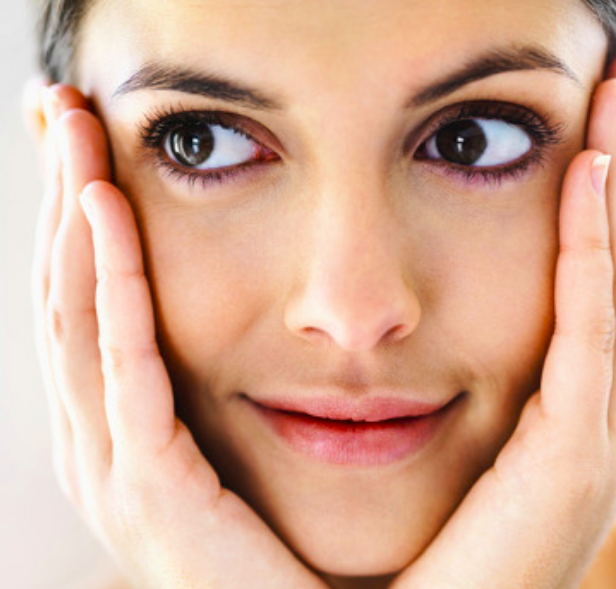
//> input picture study/cv/testCV/faceMark/left_flow.png, 616 x 589 px, given in place of the camera
$ ./pupil_test   (built with g++ and OpenCV 4)
//> lines starting //> are read from the running program, lines starting //| are printed output that depends on the picture; after the words box and inside, x2 and y2 are one past the last pixel; in counts of white or black regions, pixels touching at a corner belong together
//face-eye detect
#include "opencv2/objdetect.hpp"
#include "opencv2/highgui.hpp"
#include "opencv2/imgproc.hpp"


//c++
#include <iostream>
#include <cstdio>
#include <vector>
#include <algorithm>
#include <cmath>

using namespace std;
using namespace cv;

/* Module_1_facial feature detection */
static void detectFaces(Mat&, vector<Rect_<int> >&, string);
static void detectEyes(Mat&, vector<Rect_<int> >&, string);
static int detectEyes2(Mat& im, Mat& tpl, Rect& rect);
static void trackEyes(Mat& img, Mat& tpl, Rect& rect);
static void drawFaceNEyes(Mat& img, const vector<Rect_<int> > faces, string eye_cascade);

CascadeClassifier face_cascade;
CascadeClassifier eye_cascade;

int main(int argc, char** argv)
{
    face_cascade.load("/usr/local/share/opencv4/haarcascades/haarcascade_frontalface_alt2.xml");
    eye_cascade.load("/usr/local/share/opencv4/haarcascades/haarcascade_eye.xml");
    // Check if everything is ok
	   if (face_cascade.empty() || eye_cascade.empty()) {
        cout << "File missing" << endl;
		    return 1;
      }
      VideoCapture cap(0);
      Mat src;
      // Set video to 320x240
      // cap.set(3, 630);
      // cap.set(4, 540);
      while (cap.read(src)) {
//> src is the input picture: 589 rows x 616 cols, CV_8UC3; mean B, G, R 148.3, 171, 214.7
          // Invert the source image and convert to grayscale
        	Mat gray;
        	cvtColor(~src, gray, COLOR_BGR2GRAY);
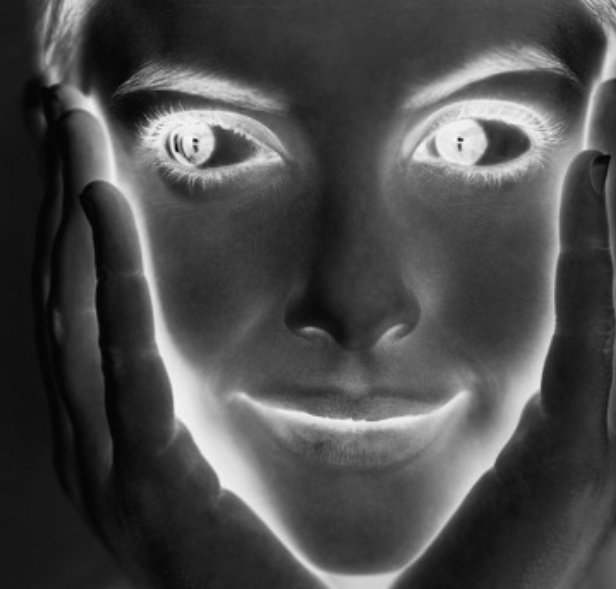
//> gray: 589 rows x 616 cols, CV_8UC1; min 2, max 250, mean 73.5

        	// Convert to binary image by thresholding it
        	threshold(gray, gray, 220, 255, cv::THRESH_BINARY);
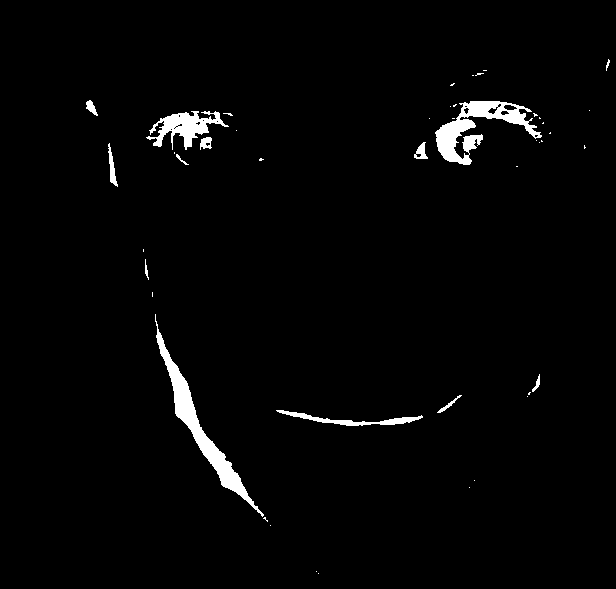
//> gray: 589 rows x 616 cols, CV_8UC1; 2.1% white; 45 white regions (32 under 20 px)

        	// Find all contours (외곽선의 점들을 뽑아냄)
        	vector<std::vector<cv::Point> > contours;
        	findContours(gray.clone(), contours, RETR_EXTERNAL, CHAIN_APPROX_NONE);
//> contours = 45 contours, 35 with area under 20; largest, box (x1, y1, x2, y2) and area: (155, 314, 264, 517) 2356, (435, 101, 542, 165) 2240, (146, 111, 229, 150) 1138, (276, 410, 423, 426) 478, (108, 143, 118, 187) 132

        	// Fill holes in each contour
        	drawContours(gray, contours, -1, CV_RGB(255,255,255), -1);
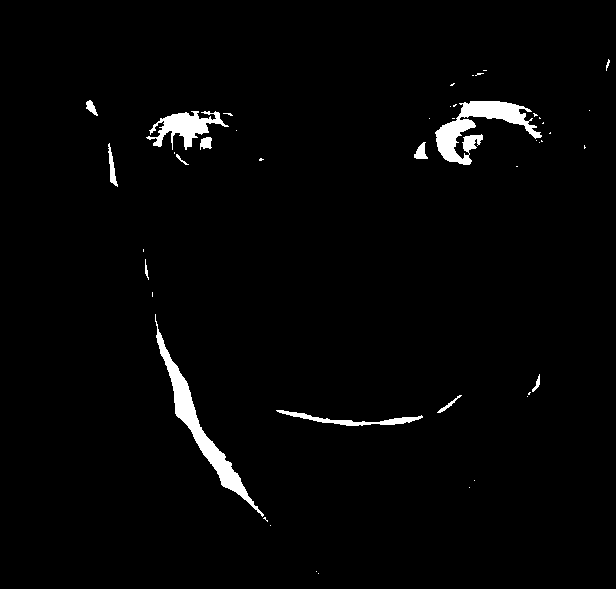
//> gray: 589 rows x 616 cols, CV_8UC1; 2.2% white; 45 white regions (32 under 20 px), largest, box (x1, y1, x2, y2) and area: (155, 314, 264, 517) 2572, (435, 101, 542, 165) 2489, (146, 111, 229, 150) 1329

        	for (int i = 0; i < contours.size(); i++)
        	{
        		double area = cv::contourArea(contours[i]);
        		Rect rect = cv::boundingRect(contours[i]);
        		int radius = rect.width/2;

        		// If contour is big enough and has round shape
        		// Then it is the pupil
        		if (area >= 30 &&
        		    abs(1 - ((double)rect.width / (double)rect.height)) <= 0.2 &&
        				abs(1 - (area / (CV_PI * std::pow(radius, 2)))) <= 0.2)
        		{
        			cv::circle(src, cv::Point(rect.x + radius, rect.y + radius), radius, CV_RGB(255,0,0), 2);
        		}
        	}
//> this loop made 45 passes
//> (area, rect, radius) on passes 7, 9, 11, 12, 21, 23, 26, 35, 39, 40: (478.5, Rect(276, 410, 147, 16), 73), (54, Rect(437, 395, 25, 18), 12), (35.5, Rect(532, 374, 8, 18), 4), (2356.5, Rect(155, 314, 109, 203), 54), (132, Rect(108, 143, 10, 44), 5), (116.5, Rect(414, 142, 14, 17), 7), (93.5, Rect(200, 137, 12, 13), 6), (1137.5, Rect(146, 111, 83, 39), 41), (2239.5, Rect(435, 101, 107, 64), 53), (78, Rect(86, 100, 12, 16), 6)
//> src: 589 rows x 616 cols, CV_8UC3; 112 pixels changed, all inside (x1, y1, x2, y2) = (199, 136, 214, 151)
        	imshow("image", src);
          if (waitKey(1) == 27) break;
//> the Esc key is pressed
      }
    // [50 lines of commented-out code are left out]
    return 0;
}
// [86 lines left out: functions drawFaceNEyes, trackEyes, detectFaces, detectEyes, detectEyes2, not called in this run]
